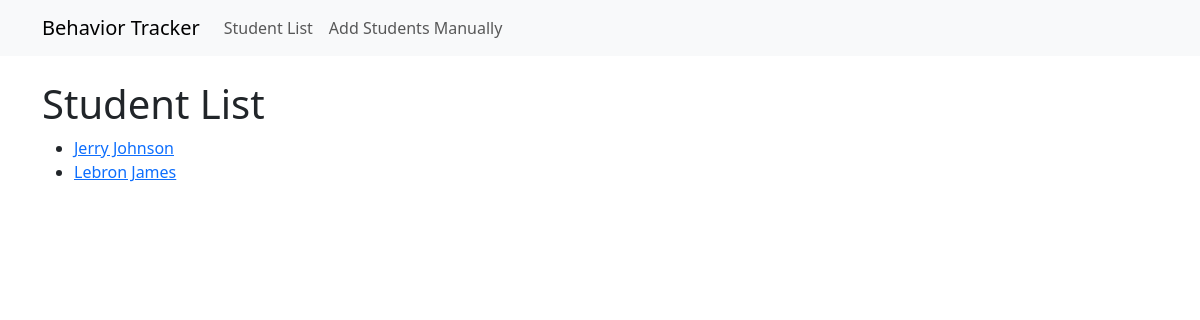
/student, run on an earlier commit of the app's database.
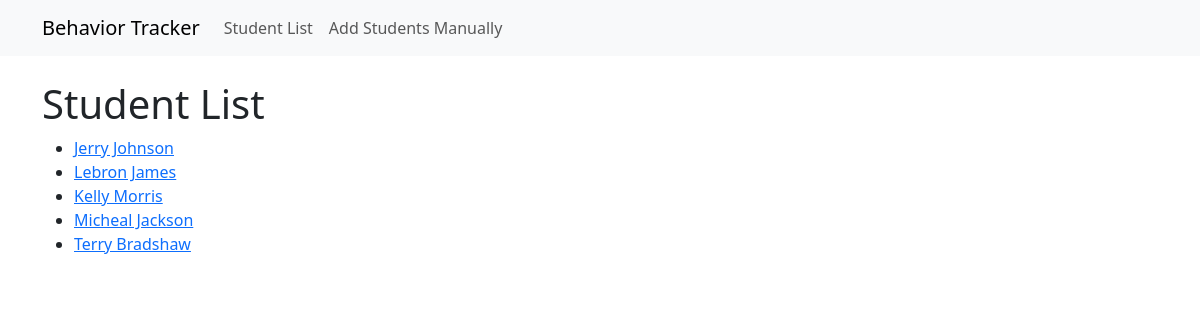
And on a later commit of the database.
### behavior_app/models.py (models this page shows)
class Student(models.Model):
    first_name = models.CharField(max_length=100)
    last_name = models.CharField(max_length=100)
    def __str__(self):
        return f"{self.first_name} {self.last_name}"

### behavior_app/views.py (the view)
# urls.py: path('student', views.student_list, name='student-list'),
def student_list(request):
    students = Student.objects.all()
    return render(request, 'student_list.html', {'students': students})

### behavior_app/templates/student_list.html (shortened to what this page needs)
{% extends 'base.html' %}
{% block content %}
<h1>Student List</h1>
<ul>
    {% for student in students %}
    <li><a href="{% url 'behavior_app:student-detail' student.pk %}">{{ student }}</a></li>
    {% endfor %}
</ul>
{% endblock %}

### behavior_app/templates/base.html (shortened to what this page needs)
<!DOCTYPE html>
<html>
<head>
    <link href="https://cdn.jsdelivr.net/npm/bootstrap@5.3.0/dist/css/bootstrap.min.css" rel="stylesheet">
</head>
<body>
<nav class="navbar navbar-expand-lg navbar-light bg-light">
    <div class="container">
        <a class="navbar-brand" href="{% url 'behavior_app:default-page' %}">Behavior Tracker</a>
        <div class="collapse navbar-collapse" id="navbarNav">
            <ul class="navbar-nav">
                <li class="nav-item">
                    <a class="nav-link" href="{% url 'behavior_app:student-list' %}">Student List</a>
                </li>
                <li class="nav-item">
                    <a class="nav-link" href="{% url 'behavior_app:student-add' %}">Add Students Manually</a>
                </li>
            </ul>
        </div>
    </div>
</nav>
<div class="container mt-4">
    {% block content %}{% endblock %}
</div>
</body>
</html>

What changed in the data, as far as the page shows it:
added Student: first_name+last_name "Kelly Morris"
added Student: first_name+last_name "Micheal Jackson"
added Student: first_name+last_name "Terry Bradshaw"
